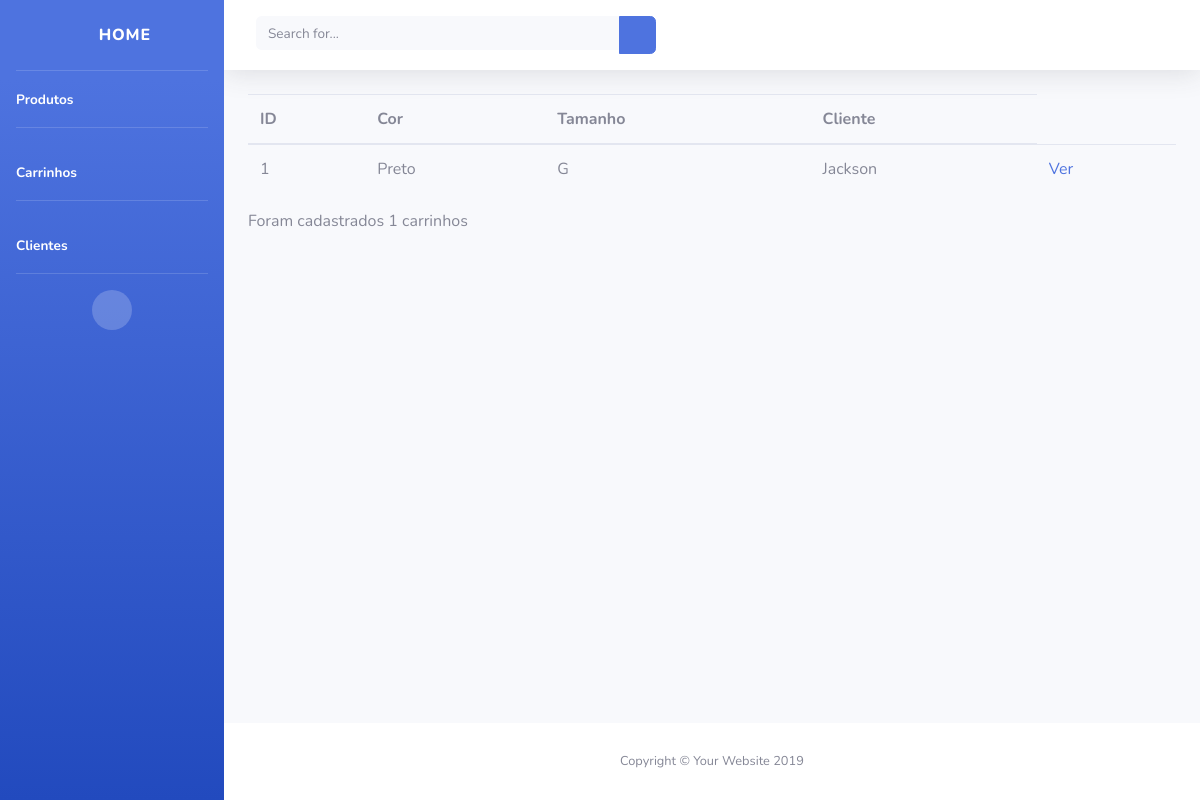
The app's page /primeira/carrinho/, older data.
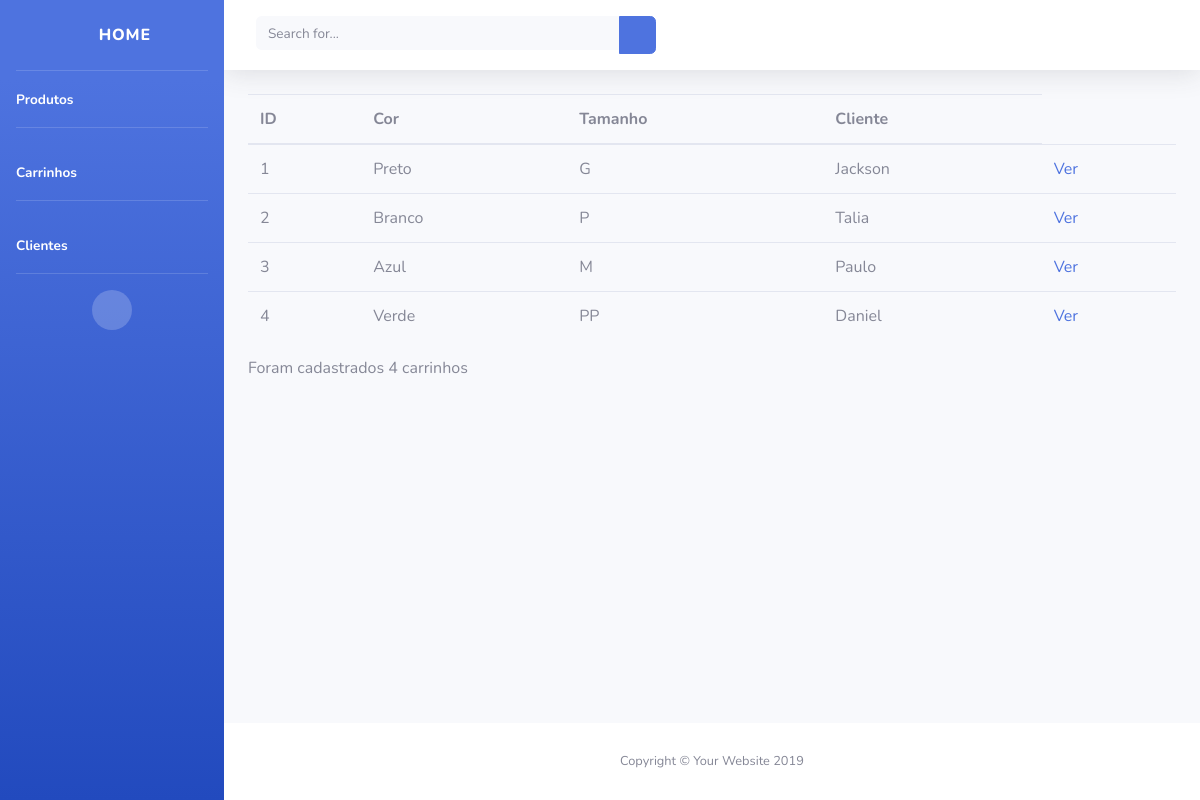
The same page, newer data.
### primeira/models.py (models this page shows, shortened)
class CarrinhoDeCompras(models.Model):
    cor = models.CharField(max_length=20)
    tamanho = models.CharField(max_length=20)
    cliente = models.ForeignKey(Cliente, on_delete=models.CASCADE)

class Cliente(models.Model):
    nome = models.CharField(max_length=50)
    idade = models.IntegerField()
    cpf = models.CharField(max_length=11)
    sexo = models.CharField(max_length=1)
    def __str__(self):
        return self.nome

### primeira/views.py (the view)
# urls.py: path('carrinho/', views.carrinho_list),
def carrinho_list(request):
    carrinhos = CarrinhoDeCompras.objects.all()
    return render (request, 'carrinho/list.html', {'carrinhos': carrinhos})

### primeira/templates/carrinho/list.html
{% extends 'base.html' %}
{% block conteudo %}
<table class="table">
    <thead>
        <tr>
            <th>ID</th>
            <th>Cor</th>
            <th>Tamanho</th>
            <th>Cliente</th>
        </tr>
    </thead>
    <tbody>
        {% for carrinho in carrinhos %}
            <tr>
                <td>{{carrinho.id}}</td>
                <td>{{carrinho.cor}}</td>
                <td>{{carrinho.tamanho}}</td>
                <td>{{carrinho.cliente}}</td>
                <td><a href="http://127.0.0.1:8000/primeira/carrinho/{{carrinho.id}}/">Ver</a></td>
            </tr>
        {% endfor %}
    </tbody>
</table>
<p>Foram cadastrados {{carrinhos | length }} carrinhos</p>
{% endblock %}

Row changes from the older to the newer data that the page shows:
added CarrinhoDeCompras: id "2", cor "Branco", tamanho "P", cliente "Talia"
added CarrinhoDeCompras: id "3", cor "Azul", tamanho "M", cliente "Paulo"
added CarrinhoDeCompras: id "4", cor "Verde", tamanho "PP", cliente "Daniel"
Text that changed along with them:
{{ carrinhos | length }}: "1" → "4"
